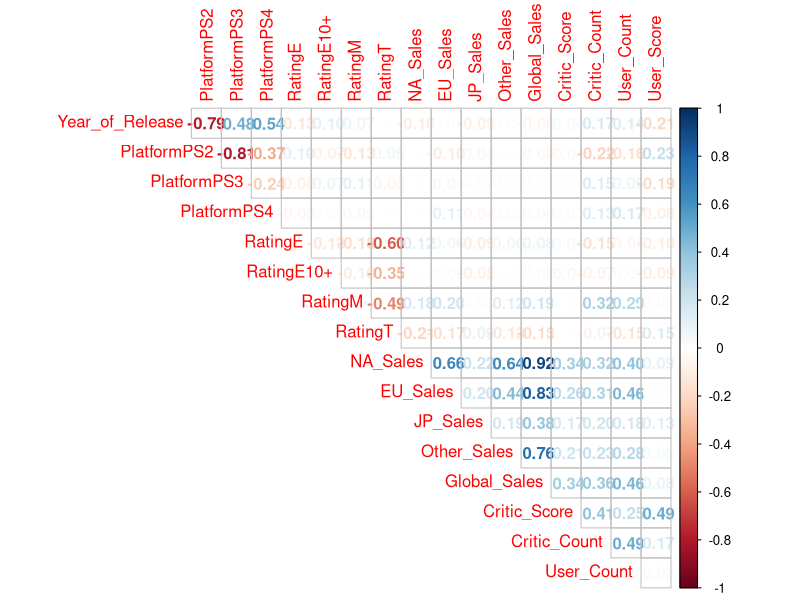
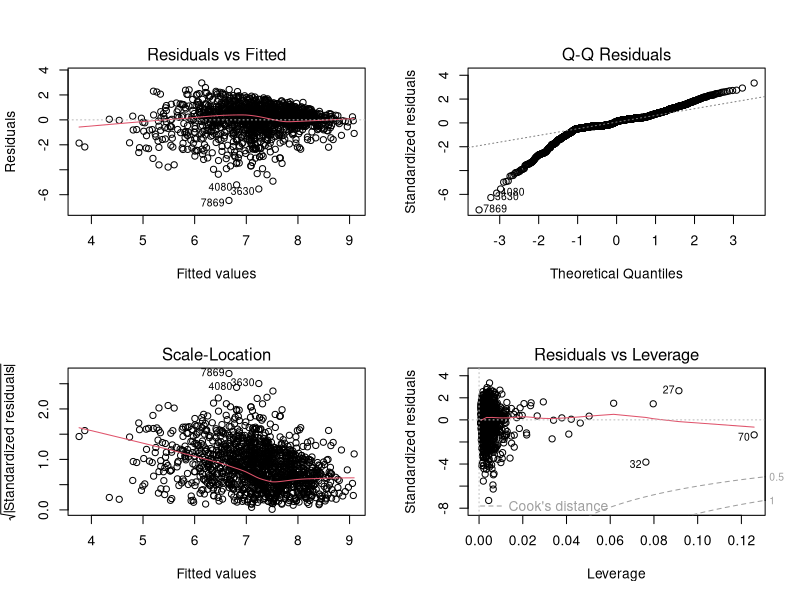
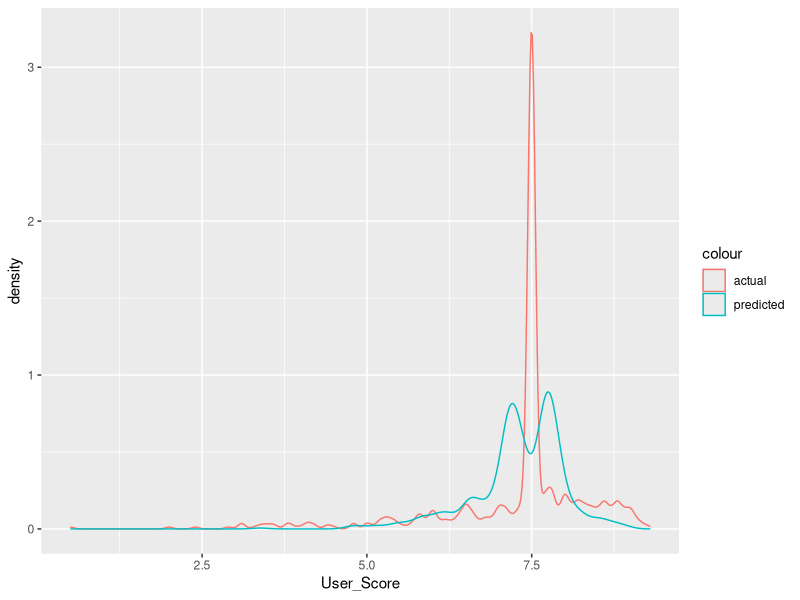

The R source for these figures, in order:
###############################################
# ANALIZA VIDEO IGARA – LINEARNA REGRESIJA U R
# ---------------------------------------------
# Cilj: Predvideti User_Score na osnovu različitih
# faktora (platforma, godine, rejting, prodaja,
# kritički skorovi i sl.)
#
# Teorijski okvir:
# - Prvo čistimo podatke (data cleaning)
# - Pravimo dummy promenljive za kategorije
# - Imputiramo nedostajuće vrednosti
# - Proveravamo normalnost distribucija
# - Gradimo više linearnih modela
# - Proveravamo multikolinearnost (VIF)
# - Koristimo stepwise selekciju (AIC kriterijum)
###############################################

# Učitavanje CSV fajla sa podacima
data <- read.csv("video_games.csv")

# Pregled strukture dataset-a (koliko ima redova, kolona, tipovi podataka)
str(data)

# Filtriramo samo igre sa platformi PS2, PS3 i PS4 
# (jer nas zanimaju moderne konzole i da izbegnemo heterogenost podataka)
data <- subset(data, data$Platform == "PS2" | data$Platform == "PS3" | data$Platform == "PS4")

# Kreiranje dummy promenljivih za Platform (jer regresija ne može direktno da koristi string kategorije)
# Teorija: One-hot encoding pretvara kategoriju u binarne promenljive 0/1
dummies <- model.matrix(~Platform - 1, data=data) 
dummies <- as.data.frame(dummies)

# Dodajemo dummy promenljive nazad u dataset
data <- cbind(data, dummies)

# Biramo relevantne kolone za dalju analizu (dummy-jevi + prodaja + rating)
# Praktično: fokus na kvantitativnim i kategoričkim varijablama koje ulaze u regresiju
data_cleaned <- data[,c(17:19,6:14,16)]

# Pregled strukture dataset-a da proverimo da li je sve na mestu
str(data)

# Deskriptivna statistika – koliko ima igara po žanru, izdavaču i rejtingu
# Teorija: ovo je korisno za razumevanje distribucije podataka
table(data$Genre)
table(data$Publisher)
table(data$Rating)

# Provera nedostajućih vrednosti (NA) i praznih stringova u koloni Rating
sum(is.na(data$Rating))
sum(data$Rating == "")

# Prazne vrednosti u Rating-u zamenjujemo sa "T" (Teen)
# Teorija: imputacija kategorija – umesto da bacimo redove, dodeljujemo najčešću/moguću vrednost
data$Rating[data$Rating == ""] <- "T"

# Ponovo proveravamo da li su sve praznine popunjene
sum(data$Rating == "")

# Kreiranje dummy promenljivih za Rating (isto kao i za Platform)
dummies_rating <- model.matrix(~Rating - 1, data=data)
dummies_rating <- as.data.frame(dummies_rating)

# Dodajemo rating dummies u dataset
data_cleaned <- cbind(data_cleaned, dummies_rating)

# Redosled kolona prilagođavamo da bude pregledan
data_cleaned <- data_cleaned[,c(1:3,14:17,4:10,12,11)]

# Koliko unikatnih godina izdavanja igara ima
length(unique(data$Year_of_Release))
table(data$Year_of_Release)

# Neke godine imaju vrednost "N/A" → zamenjujemo ih sa 2008 (imputacija po domenu)
data$Year_of_Release[data$Year_of_Release == "N/A"] <- "2008"

# Godinu pretvaramo u numerički tip (regresija ne radi sa stringovima)
data$Year_of_Release <- as.numeric(as.factor(data$Year_of_Release))

# Ubacujemo u data_cleaned
data_cleaned$Year_of_Release <- data$Year_of_Release

# Premeštamo kolone tako da Year_of_Release bude prva
data_cleaned <- data_cleaned[,c(17,1:16)]

# Pregled dataset-a posle svih transformacija
str(data_cleaned)

# Konvertujemo User_Score iz char u numerički tip
# Teorija: regresija zahteva numerički target
data_cleaned$User_Score <- as.numeric(as.character(data$User_Score))

# Proveravamo razne oblike nedostajućih vrednosti u kolonama
colSums(data_cleaned[,9:17] == "", na.rm=T)
colSums(data_cleaned[,9:17] == " ", na.rm=T)
colSums(data_cleaned[,9:17] == "-", na.rm=T)
colSums(data_cleaned[,9:17] == "N/A", na.rm=T)
colSums(is.na(data_cleaned[,9:17]))

# User_Score = 1 tretiramo kao outlier → pretvaramo u NA
data_cleaned$User_Score[data_cleaned$User_Score == 1] <- NA

# Ponovna provera broja NA vrednosti
colSums(is.na(data_cleaned[,9:17]))

# Normality test za User_Score (Shapiro-Wilk test)
# Teorija: Ako p < 0.05 → distribucija odstupa od normalne
shapiro.test(data_cleaned$User_Score)

# Pošto nije normalno → imputacija medianom
userScoreMedian <- median(data_cleaned$User_Score, na.rm=T)
data_cleaned$User_Score[is.na(data_cleaned$User_Score)] <- userScoreMedian

# Isto radimo za User_Count
shapiro.test(data_cleaned$User_Count)
userCountMedian <- median(data_cleaned$User_Count, na.rm=T)
data_cleaned$User_Count[is.na(data_cleaned$User_Count)] <- userCountMedian

# Isto za Critic_Count
shapiro.test(data_cleaned$Critic_Count)
criticCountMedian  <- median(data_cleaned$Critic_Count, na.rm=T)
data_cleaned$Critic_Count[is.na(data_cleaned$Critic_Count )] <- criticCountMedian

# Isto za Critic_Score
shapiro.test(data_cleaned$Critic_Score)
criticScoreMedian  <- median(data_cleaned$Critic_Score, na.rm=T)
data_cleaned$Critic_Score[is.na(data_cleaned$Critic_Score )] <- criticScoreMedian

# Dataset je sada čist i spreman
str(data_cleaned)

# Korelaciona matrica (koristimo Pearsonovu korelaciju)
# Teorija: Korisno za proveru linearne veze između prediktora
library(corrplot)
matrix <- cor(data_cleaned)
corrplot(matrix, method = "number", diag = FALSE, type = "upper") 

# Delimo podatke na train i test (80/20)
library(caret)
set.seed(1010)
index <- createDataPartition(data_cleaned$User_Score, p = 0.8, list = F)
train.data <- data_cleaned[index,]
test.data <- data_cleaned[-index,]

###############################################
# 1) Jednostavna regresija (lm1)
# - Proveravamo samo efekat Critic_Score
###############################################
lm1 <- lm(User_Score ~ Critic_Score, data = train.data)
summary(lm1) 
# Teorija: R² ~ 0.24 znači da Critic_Score objašnjava oko 24% varijanse User_Score

###############################################
# 2) Višestruka regresija (lm2)
# - Uključujemo sve prediktore osim PlatformPS4 i RatingT 
###############################################
lm2 <- lm(User_Score ~ . - PlatformPS4 - RatingT, data = train.data)
summary(lm2) 
# Praktično: dodali smo sve dostupne prediktore → R² raste na ~0.35
# Ali proveravamo multikolinearnost

# Provera multikolinearnosti
library(car)
vif(lm2)
sort(sqrt(vif(lm2)))
# Teorija: VIF > 10 → jaka multikolinearnost
# Ovde su NA_Sales, EU_Sales i Global_Sales ekstremno visoki → redundantni prediktori

###############################################
# 3) Višestruka regresija (lm3)
# - Izbacujemo Global_Sales jer najviše duplira informacije
###############################################
lm3 <- lm(User_Score ~ . - PlatformPS4 - RatingT - Global_Sales, data = train.data)
summary(lm3)  
vif(lm3)
sort(sqrt(vif(lm3)))
# Teorija: sada su VIF vrednosti smanjene → model je stabilniji

###############################################
# 4) Stepwise selekcija (bazirano na AIC)
# - Automatski bira najbolji subset prediktora
###############################################
step(lm2)
# Teorija: AIC balansira fit modela i broj parametara
# Manji AIC = bolji model

###############################################
# 5) Finalni model (lm4)
# - Na osnovu stepwise procedure
###############################################
lm4 <- lm(User_Score ~ Year_of_Release + PlatformPS2 + RatingE + `RatingE10+` + NA_Sales + EU_Sales + Critic_Score, data = train.data)
summary(lm4)
sort(sqrt(vif(lm4)))
# Teorija: Ovaj model je jednostavan, stabilan i interpretabilan
# Najvažniji prediktor je Critic_Score, a zatim rejting i platforma


# Zatvaramo sve postojeće grafike da bismo počeli "čisto"
graphics.off()

# Podešavamo layout za dijagnostičke grafike regresije:
# 2 reda x 2 kolone → prikazaće 4 standardna dijagnostička grafa (residuals vs fitted, QQ-plot, scale-location, Cook's distance)
par(mfrow = c(2,2))

# Plotujemo dijagnostičke grafike za lm4 model
plot(lm4)

# --- PREDIKCIJA NA TEST SKUPU ---
# Pravimo predikcije User_Score na osnovu modela lm4
lm4.pred <- predict(lm4, test.data)

# Pogledamo prvih nekoliko predikcija
head(lm4.pred)

# Pogledamo stvarne vrednosti User_Score u test skupu radi poređenja
head(test.data$User_Score) 


# --- IZRAČUNAVANJE METRIKA ---
# Formula: R² = 1 - RSS/TSS
# RSS = Residual Sum of Squares (zbir kvadrata razlika između predikcija i stvarnih vrednosti)
RSS <- sum((lm4.pred - test.data$User_Score)^2)

# TSS = Total Sum of Squares (zbir kvadrata razlika između stvarnih vrednosti i srednje vrednosti u TRAIN skupu)
# Koristimo mean(train.data$User_Score) jer model uči na train skupu
TSS <- sum((mean(train.data$User_Score) - test.data$User_Score)^2)

# R² pokazuje koliko procenata varijanse zavisne promenljive model objašnjava
r_squared <- 1 - RSS / TSS
r_squared

# Pogledamo osnovni rezime lm4 modela
summary(lm4)

# RMSE = Root Mean Squared Error
# Standardna metrika koja pokazuje prosečno odstupanje predikcije od stvarnih vrednosti
RMSE <- sqrt(RSS / nrow(test.data))
RMSE

# Računamo prosečnu vrednost User_Score da bismo dobili relativnu grešku
mean(test.data$User_Score)

# Relativna greška = RMSE / prosek skora → pokazuje koliki je prosečan procenat greške u odnosu na tipičan skor
mean_error <- RMSE/mean(test.data$User_Score)
mean_error

# Dodajemo kolonu sa predikcijama u test skup radi vizualizacije
test.data$User_Score_pred <- lm4.pred


# --- VIZUALIZACIJA DISTRIBUCIJE ---
# Pravimo density plot (glađenje distribucije) da uporedimo distribuciju stvarnih i predikovanih vrednosti
# Ako se krive preklapaju → model dobro predviđa raspodelu
library(ggplot2)
ggplot(data = test.data) +
  geom_density(aes(x=User_Score, color = 'actual')) +     # Stvarna distribucija
  geom_density(aes(x=User_Score_pred, color = 'predicted'))  # Predikovana distribucija



